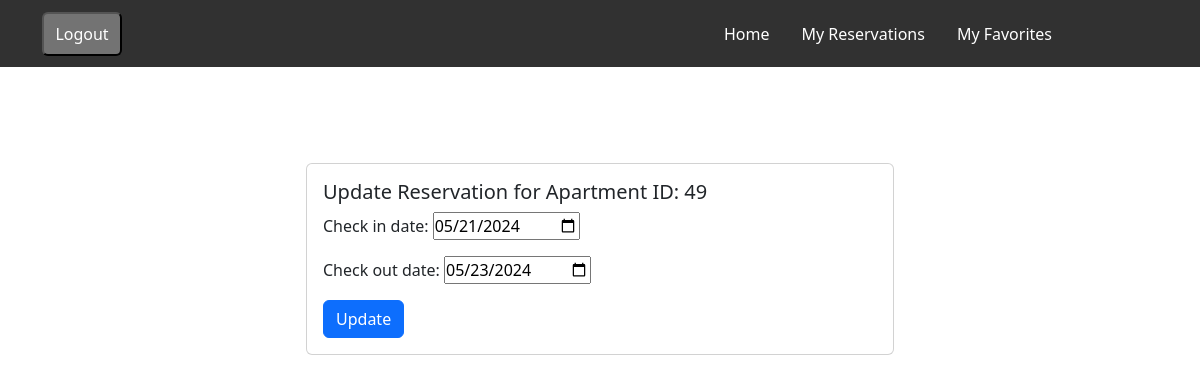
Page /res/res-update/13 (signed in) on the earlier database version.
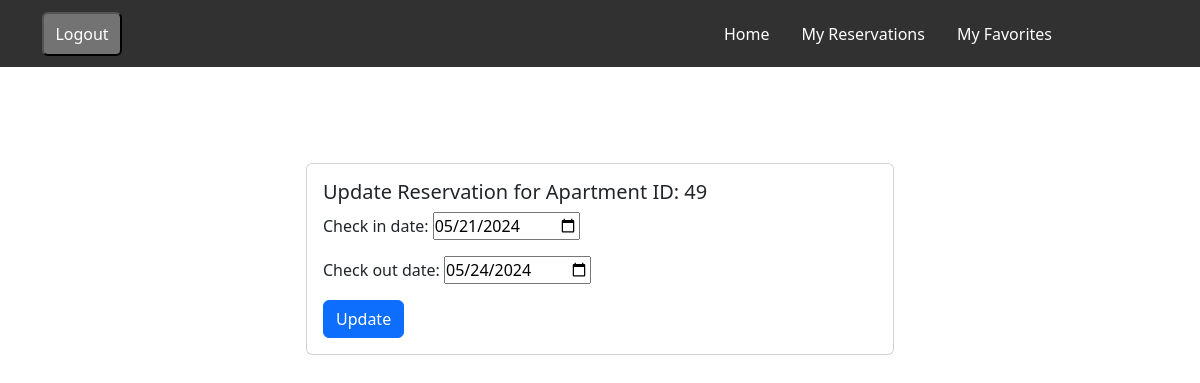
Same page on the later database version.
### reservations/models.py (models this page shows, shortened)
class Reservation(models.Model):
    user = models.ForeignKey(settings.AUTH_USER_MODEL, null=True, blank=True, on_delete=models.CASCADE)
    apartment = models.ForeignKey(Apartment, on_delete=models.CASCADE)
    check_in_date = models.DateField()
    check_out_date = models.DateField()
    total_price = models.DecimalField(max_digits=10, decimal_places=2)
    reservation_status = models.ForeignKey(ReservationStatus, on_delete=models.CASCADE,default=1)

### apartments/models.py (models this page shows, shortened)
class Apartment(models.Model):
    category = models.ForeignKey(Category, on_delete=models.CASCADE)
    country=models.ForeignKey(Country,on_delete=models.SET_NULL,null=True,blank=True)
    city = models.ForeignKey(City, on_delete=models.CASCADE,null=True)
    actual_address=models.CharField(max_length=255,null=True,blank=True)
    maps_link=models.CharField(max_length=255,blank=True)
    apt_name = models.CharField(max_length=255)
    description = models.TextField()
    cover_image=models.ImageField(upload_to='covers/',null=True)
    is_active = models.BooleanField(default=True)
    is_booked = models.BooleanField(default=False)
    rooms = models.IntegerField(null=True)
    beds = models.IntegerField(null=True)
    bath_rooms = models.IntegerField(null=True)
    wifi = models.BooleanField(default=False)
    tv = models.BooleanField(default=False)
    price_per_night = models.DecimalField(max_digits=10, decimal_places=2)
    user = models.ForeignKey(settings.AUTH_USER_MODEL, null=True, blank=True, on_delete=models.CASCADE)
    views = models.BigIntegerField(default=0)
    created_at = models.DateTimeField(auto_now_add=True,null=True)
    updated_at = models.DateTimeField(auto_now=True,null=True)

### reservations/views.py (the view, shortened to what this page needs)
# urls.py: path("res-update/<int:pk>", ReservationUpdateView.as_view(), name='update-reserv'),
class ReservationUpdateView(LoginRequiredMixin, UpdateView):
    model = Reservation
    template_name = "update_res.html"
    form_class = UpdateResForm
    success_url = '/res'
    def dispatch(self, request, *args, **kwargs):
        reservation = self.get_object()
        if reservation.user != self.request.user:
            messages.error(self.request, "You are not authorized to update this reservation.")
            return HttpResponseRedirect(reverse('error-url'))
        return super().dispatch(request, *args, **kwargs)

### reservations/forms.py
class UpdateResForm(forms.ModelForm):
    class Meta:
        model = Reservation
        fields = ['check_in_date', 'check_out_date']
        widgets = {
            'check_in_date': DateInput(attrs={'type': 'date'}),
            'check_out_date': DateInput(attrs={'type': 'date'}),
        }

### reservations/templates/update_res.html (shortened to what this page needs)
{% extends "main_base.html" %}
{% load static %}
{% block content %}
<br><br><br><br>
  <div class="row">
    <div class="col-md-6 offset-md-3">
      <div class="card">
        <div class="card-body">
          <h5 class="card-title">Update Reservation for Apartment ID: {{ reservation.apartment.id }}</h5>
          <form method="post">
            {{ form.as_p }}
            <input type="submit" value="Update" class="btn btn-primary">
          </form>
        </div>
      </div>
    </div>
  </div>
{% endblock content %}

Differences in the rows shown:
changed Reservation: check_out_date "05/23/2024" → "05/24/2024"
